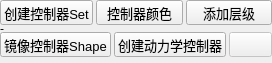
        <widget class="QWidget" name="page_2">
         <property name="geometry">
          <rect>
           <x>0</x>
           <y>0</y>
           <width>245</width>
           <height>63</height>
          </rect>
         </property>
         <attribute name="label">
          <string>Control Tool</string>
         </attribute>
         <layout class="QVBoxLayout" name="verticalLayout_13">
          <property name="spacing">
           <number>2</number>
          </property>
          <property name="margin">
           <number>0</number>
          </property>
          <item>
           <layout class="QHBoxLayout" name="horizontalLayout_13">
            <property name="spacing">
             <number>3</number>
            </property>
            <item>
             <widget class="QPushButton" name="RIG_btn_makeControlSet">
              <property name="sizePolicy">
               <sizepolicy hsizetype="Minimum" vsizetype="Minimum">
                <horstretch>0</horstretch>
                <verstretch>0</verstretch>
               </sizepolicy>
              </property>
              <property name="minimumSize">
               <size>
                <width>0</width>
                <height>25</height>
               </size>
              </property>
              <property name="maximumSize">
               <size>
                <width>999</width>
                <height>25</height>
               </size>
              </property>
              <property name="font">
               <font>
                <pointsize>10</pointsize>
                <weight>50</weight>
                <bold>false</bold>
               </font>
              </property>
              <property name="styleSheet">
               <string notr="true"/>
              </property>
              <property name="text">
               <string>创建控制器Set</string>
              </property>
             </widget>
            </item>
            <item>
             <widget class="QPushButton" name="RIG_btn_ControlColor">
              <property name="enabled">
               <bool>true</bool>
              </property>
              <property name="minimumSize">
               <size>
                <width>0</width>
                <height>25</height>
               </size>
              </property>
              <property name="maximumSize">
               <size>
                <width>16777215</width>
                <height>25</height>
               </size>
              </property>
              <property name="font">
               <font>
                <pointsize>10</pointsize>
               </font>
              </property>
              <property name="text">
               <string>控制器颜色</string>
              </property>
             </widget>
            </item>
            <item>
             <widget class="QPushButton" name="RIG_btn_addGroups">
              <property name="enabled">
               <bool>true</bool>
              </property>
              <property name="minimumSize">
               <size>
                <width>0</width>
                <height>25</height>
               </size>
              </property>
              <property name="maximumSize">
               <size>
                <width>16777215</width>
                <height>25</height>
               </size>
              </property>
              <property name="font">
               <font>
                <pointsize>10</pointsize>
               </font>
              </property>
              <property name="text">
               <string>添加层级</string>
              </property>
             </widget>
            </item>
           </layout>
          </item>
          <item>
           <widget class="QLabel" name="label">
            <property name="minimumSize">
             <size>
              <width>0</width>
              <height>3</height>
             </size>
            </property>
            <property name="maximumSize">
             <size>
              <width>16777215</width>
              <height>3</height>
             </size>
            </property>
            <property name="text">
             <string>-</string>
            </property>
           </widget>
          </item>
          <item>
           <layout class="QHBoxLayout" name="horizontalLayout_14">
            <property name="spacing">
             <number>3</number>
            </property>
            <item>
             <widget class="QPushButton" name="RIG_btn_MirrorControlShape">
              <property name="sizePolicy">
               <sizepolicy hsizetype="Minimum" vsizetype="Minimum">
                <horstretch>0</horstretch>
                <verstretch>0</verstretch>
               </sizepolicy>
              </property>
              <property name="minimumSize">
               <size>
                <width>0</width>
                <height>25</height>
               </size>
              </property>
              <property name="maximumSize">
               <size>
                <width>999</width>
                <height>25</height>
               </size>
              </property>
              <property name="font">
               <font>
                <pointsize>10</pointsize>
                <weight>50</weight>
                <bold>false</bold>
               </font>
              </property>
              <property name="styleSheet">
               <string notr="true"/>
              </property>
              <property name="text">
               <string>镜像控制器Shape</string>
              </property>
             </widget>
            </item>
            <item>
             <widget class="QPushButton" name="RIG_btn_DynamicControl">
              <property name="enabled">
               <bool>true</bool>
              </property>
              <property name="minimumSize">
               <size>
                <width>0</width>
                <height>25</height>
               </size>
              </property>
              <property name="maximumSize">
               <size>
                <width>16777215</width>
                <height>25</height>
               </size>
              </property>
              <property name="font">
               <font>
                <pointsize>10</pointsize>
               </font>
              </property>
              <property name="text">
               <string>创建动力学控制器</string>
              </property>
             </widget>
            </item>
            <item>
             <widget class="QPushButton" name="pushButton">
              <property name="enabled">
               <bool>false</bool>
              </property>
              <property name="minimumSize">
               <size>
                <width>0</width>
                <height>25</height>
               </size>
              </property>
              <property name="maximumSize">
               <size>
                <width>16777215</width>
                <height>25</height>
               </size>
              </property>
              <property name="font">
               <font>
                <pointsize>10</pointsize>
               </font>
              </property>
              <property name="text">
               <string/>
              </property>
             </widget>
            </item>
           </layout>
          </item>
          <item>
           <spacer name="verticalSpacer_5">
            <property name="orientation">
             <enum>Qt::Vertical</enum>
            </property>
            <property name="sizeHint" stdset="0">
             <size>
              <width>20</width>
              <height>40</height>
             </size>
            </property>
           </spacer>
          </item>
         </layout>
        </widget>
